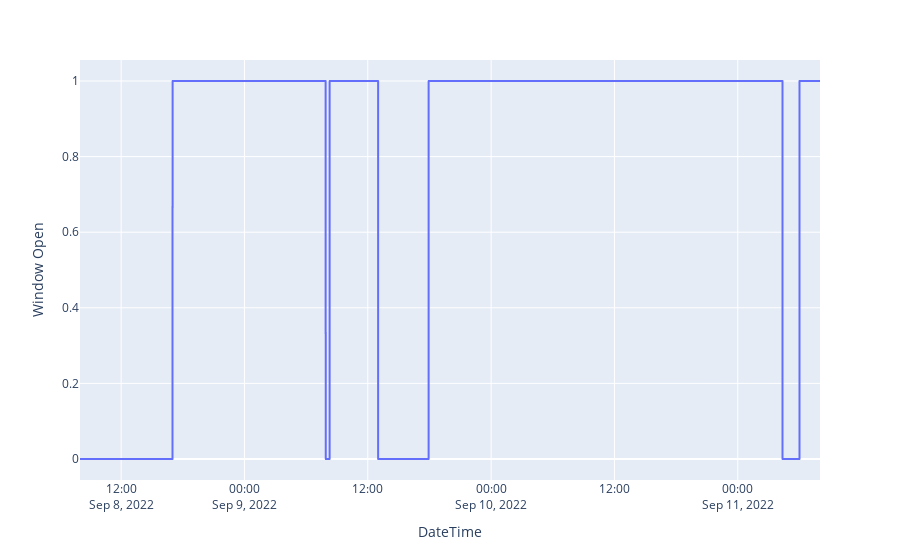

The code cell stored with this chart in its notebook:
### Code cell
# fig = make_subplots()
# fig.add_trace(go.Scatter())
fig = px.line(all_data_list[4], x="DateTime", y="Window Open" )
fig.show()

### Figure 1 — Plotly figure (JSON) as saved in the notebook; plotly's stock layout.template omitted (floating-point values rounded to 4 significant figures; data arrays with more than 128 entries replaced by an {"elided": "..."} marker saying what was removed)
{"data": [{"hovertemplate": "DateTime=%{x}<br>Window Open=%{y}<extra></extra>", "legendgroup": "", "line": {"color": "#636efa", "dash": "solid"}, "marker": {"symbol": "circle"}, "mode": "lines", "name": "", "showlegend": false, "type": "scattergl", "x": {"elided": "8641 str values"}, "xaxis": "x", "y": {"elided": "8641 int values"}, "yaxis": "y"}], "layout": {"legend": {"tracegroupgap": 0}, "margin": {"t": 60}, "xaxis": {"anchor": "y", "domain": [0, 1], "title": {"text": "DateTime"}}, "yaxis": {"anchor": "x", "domain": [0, 1], "title": {"text": "Window Open"}}}}
